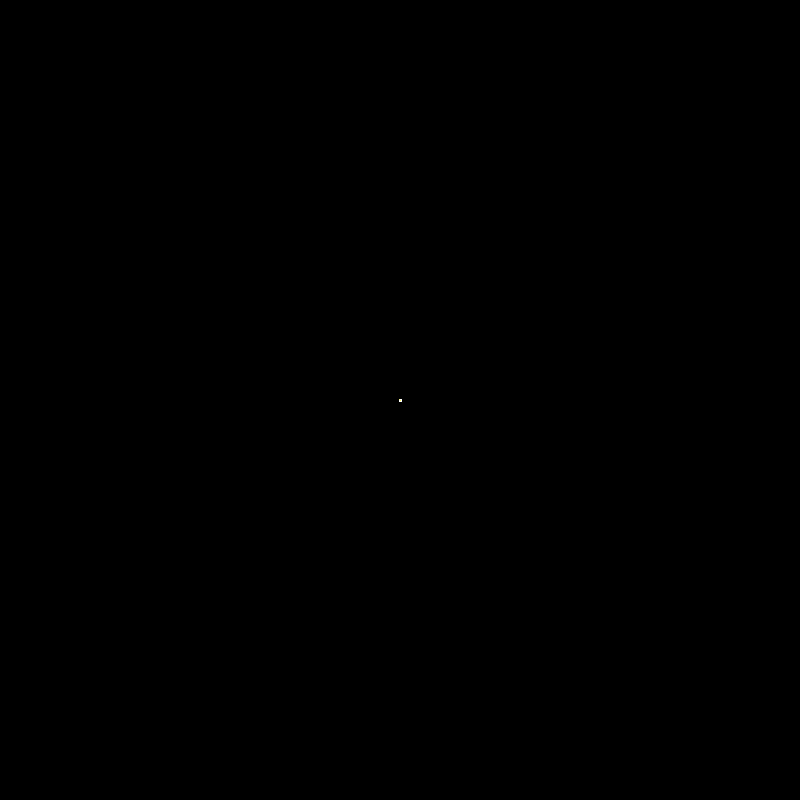
Frame 1 (no input)
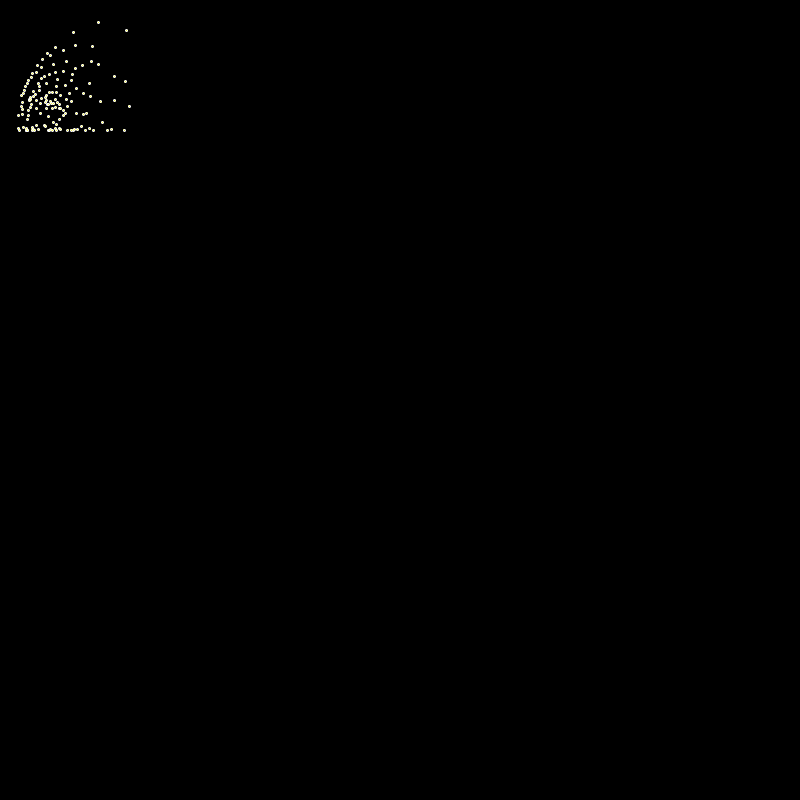
Frame 60 (the mouse pressed at the canvas centre just before this capture)
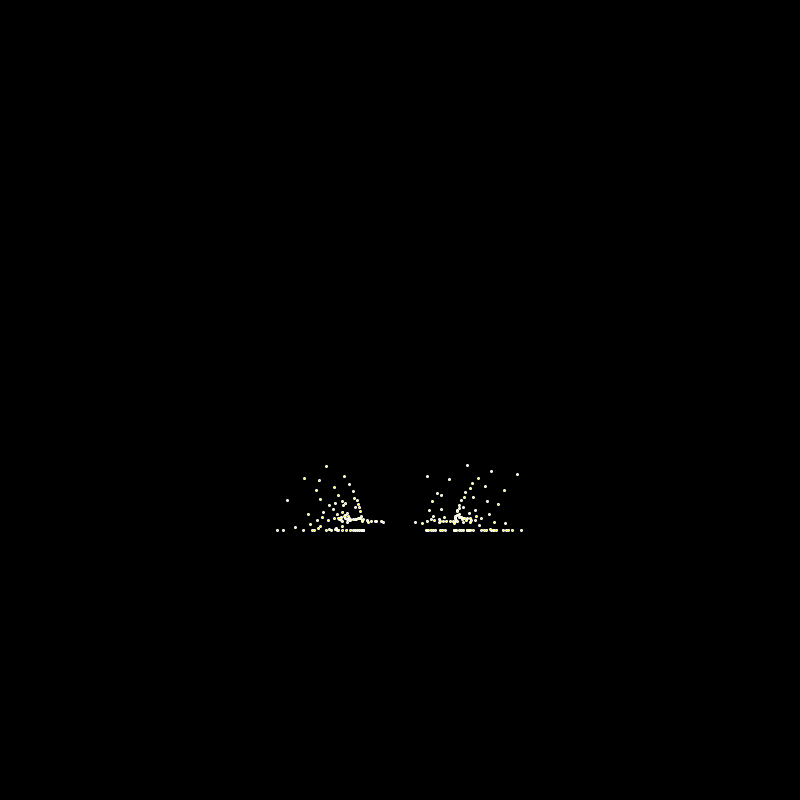
Frame 120 (the mouse held since frame 60 and released just before this capture)

The Processing sketch that drew these frames (run headless with seeded random() and noise(); from frame 60 on, the mouse is pressed at the canvas centre):

// Processing sketch: flock_byMyself
// ── flock_byMyself.pde
Flock flock;


void setup(){
  size(800, 800);
  flock = new Flock();
  for (int i=0; i< 200; i++){
    Boid b = new Boid(width/2, height/2);
    flock.addBoid(b);
  }
}


void draw(){
  background(0);
  flock.run();
}

// ── boid.pde
class Boid{
PVector location;
PVector velocity;
PVector acceleration;
int r;
float maxforce;
float maxspeed;

  
  Boid (float x, float y){
    acceleration = new PVector(0,0);
    float angle = random(TWO_PI);
    velocity = new PVector(cos(angle), sin(angle));
    location = new PVector(x, y);
    r = 2;
    maxspeed = 2;
    maxforce = 0.03;
  }
  void run(ArrayList<Boid> boids){
   flock(boids);
   render();
   update();
   borders();
  }
  void applyForce(PVector force){
    acceleration.add(force);
  }
  void flock(ArrayList<Boid> boids){
  PVector sep = separation(boids);
  PVector ali = alignment(boids);
  PVector coh = cohesion(boids);
  
  sep.mult(2.0);
  ali.mult(1.5);
  coh.mult(1.5);
  
  applyForce(sep);
  applyForce(ali);
  applyForce(coh);
  
  }
  void update(){
    velocity.add(acceleration);
    velocity.limit(maxspeed);
    location.add(velocity);
    acceleration.mult(0);
  }
  PVector seek(PVector target){
    PVector desired = PVector.sub(target, location);
    desired.normalize();
    desired.mult(maxspeed);
    PVector steer = PVector.sub(desired, velocity);
    steer.limit(maxforce);
    return steer;
  }
  void render(){
    float head = velocity.heading2D() +radians(90);
    fill(255,255,0);
    stroke(255);
    pushMatrix();
    translate(location.x, location.y);
    ellipse(0,0,r,r);
    popMatrix();
  }
  void borders(){
    if (location.x < mouseX-130)
    location.x = mouseX+130;
    if (location.y < mouseY-130)
    location.y = mouseY+130;
    if (location.x > mouseX+130)
    location.x = mouseX-130;
    if (location.y > mouseY+130)
    location.y = mouseY+130;
  }
  ////////////////SEPARATION
  PVector separation (ArrayList<Boid> boids){
    float neighbordist = 25.0f;
    PVector steer = new PVector (0,0,0);
    int count = 0;
    for (Boid other:boids){
      float d = PVector.dist(location, other.location);
      if ((d>0) && (d<neighbordist)){
        PVector diff = PVector.sub(location, other.location);
        diff.normalize();
        diff.div(d);
        steer.add(diff);
        count++;
    }
    }
    if (count>0){
      steer.div((float)count);
    }
    return steer;
  }
  //////////////ALIGNMENT
  PVector alignment (ArrayList<Boid> boids){
    float neighbordist = 50;
    PVector sum = new PVector (0,0);
    int count = 0;
    for (Boid other:boids){
      float d = PVector.dist(location, other.location);
      if ((d>0) && (d<neighbordist)){
      sum.add(other.velocity);
      count ++;
      }
    }
    if (count>0){
    sum.div(count);//sum.div(boid.size());
    sum.normalize();
    sum.mult(maxspeed);
    PVector steer = PVector.sub(sum, velocity);
    steer.limit(maxforce);
    return steer;
  }else{
    return new PVector(0,0);
  }
  }
  //////////////COHESION
  PVector cohesion (ArrayList<Boid> boids){
    float neighbordist = 50;
    PVector sum = new PVector(0,0);
    int count = 0;
    for (Boid other:boids){
      float d = PVector.dist(location, other.location);
      if ((d>0) && (d<neighbordist)){
      sum.add(other.location);
      count++;
      }
    }
    if (count>0){
      sum.div(count);
      return seek(sum);//seek average location of our neighbors
    }else{
      return new PVector(0,0);
    }
  }
  
  
  
}

// ── flock.pde
class Flock{
ArrayList<Boid> boids;

Flock(){
  boids = new ArrayList<Boid>();
}
  
  void run(){
    for (Boid other:boids){
      other.run(boids);
    }
  }
  
  void addBoid(Boid other){
    boids.add(other);
  }
}
